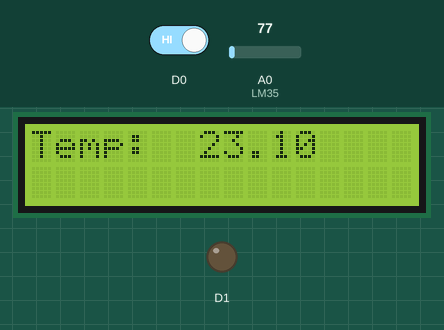
A sketch run on a simulated ESP8266 (NodeMCU). On the bench: 16×2 character LCD, output pins drawn as LEDs (lit = HIGH). The test bench sets the inputs (shaded band); at power-on: D0 HIGH, A0 (LM35) = 77. WiFi joins after 1.5 s; servers stay silent unless stated.

Above: at 4.9 s.
5.0 s: D0 driven LOW
At 9.9 s:
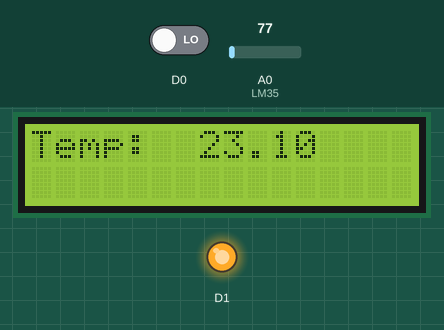
15.4 s: A0 (LM35) set to 92
At 19.6 s:
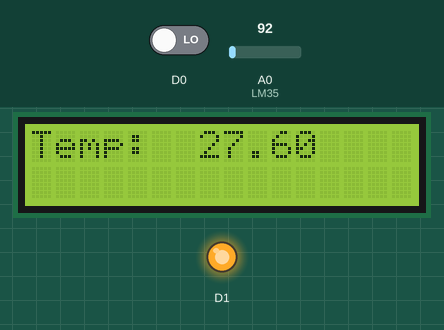
24.6 s: A0 (LM35) set to 107
At 29.4 s:
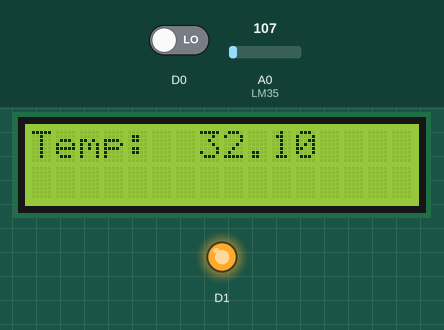
34.0 s: A0 (LM35) set to 130
At 38.0 s:
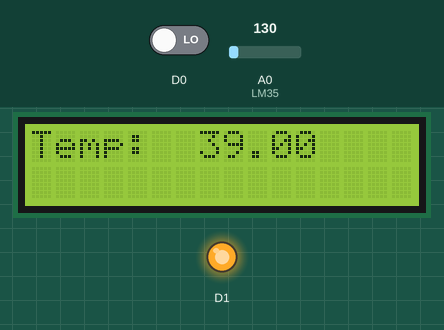
Timing chart, 0 to 39.5 s (numbered marks = the images above; inputs shaded):
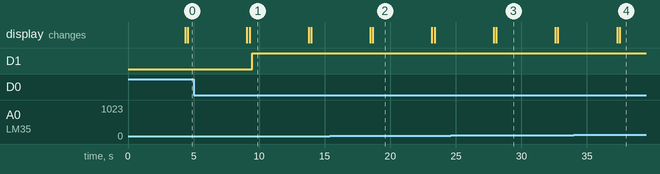

Measured:
- after the input at 5.0 s, D1: LOW → HIGH after 4.5 s
- after the input at 15.4 s, the display: first differs from a run without the input after 3.3 s (image 2)
- after the input at 24.6 s, the display: first differs from a run without the input after 3.5 s (image 3)
- after the input at 34.0 s, the display: first differs from a run without the input after 3.5 s (image 4)
- what the display in image 1 shows lasts 4.5 s, from 9.3 s to 13.8 s

The sketch:

Main_Project.ino
```cpp
#include "ThingSpeak.h"
#include <LiquidCrystal.h>
#include <ESP8266WiFi.h>
const int LM35 = A0;
//----------- Enter you Wi-Fi Details---------//
char ssid[] = "Talha"; //SSID
char pass[] = "ttfornow"; // Password
//-------------------------------------------//

WiFiClient  client;

unsigned long myChannelNumber = 931815; // Channel ID here
const char * myWriteAPIKey = "BJ9TMH5C9V5U8KUO"; // Your Write API Key here
LiquidCrystal lcd(D2, D3, D4, D5, D6, D7);

void setup()
{
  Serial.begin(115200);
  WiFi.mode(WIFI_STA);
  ThingSpeak.begin(client);
  pinMode(D0, INPUT);
  pinMode(D1, OUTPUT);
  lcd.begin(16, 2);
}
void wificonnection()
{
  if (WiFi.status() != WL_CONNECTED)
  {
    Serial.print("Attempting to connect to SSID: ");
    Serial.println(ssid);
    while (WiFi.status() != WL_CONNECTED)
    {
      WiFi.begin(ssid, pass);
      Serial.print(".");
      delay(5000);
    }
    Serial.println("\nConnected.");
  }
 }

void temperature()
{
  int ADC;
  float temp;
  ADC = analogRead(LM35);  /* Read Temperature */
  temp = (ADC*3); /* Convert adc value to equivalent voltage */
  temp = (temp / 10); /* LM35 gives output of 10mv/°C */
  delay(1000);
  delay(1000);
  lcd.clear();
  lcd.print("Temp: ");
  delay(200);
  lcd.setCursor(7, 0);
  lcd.print(temp);
  delay(200);

}

void panic_ind()
{
  int reading = 0;

  reading = digitalRead(D0); /*Read Panic*/
  if(reading == LOW)
  {
    digitalWrite(D1, HIGH);
    delay(1000);
    ThingSpeak.writeField(myChannelNumber, 2, 1, myWriteAPIKey);
    delay(1000);
  }
  else
  {
    digitalWrite(D1, LOW);
    delay(1000);
    ThingSpeak.writeField(myChannelNumber, 2, 0, myWriteAPIKey);
    delay(1000);
}
}

void loop()
{
  panic_ind();
  temperature();
}
```
